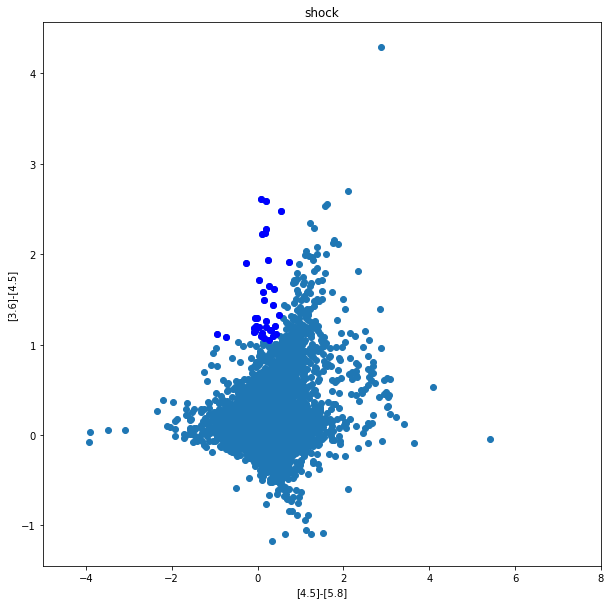

The Python source for this figure:
# -*- coding: utf-8 -*-
"""
Created on Mon Jun  4 08:00:46 2018

@author: rundo
"""

from astropy.table import Table
import numpy as np
import matplotlib.pyplot as plt
import matplotlib.lines as mlines
import matplotlib.transforms as mtransforms


data = Table.read('asu.fit')
print(data.colnames)
print (len(data))


band4_5 = data['__4_5_']
band5_8 = data['__5_8_']
band3_6 = data['__3_6_']
band8_0 = data['__8_0_']
band24 = data['__24_']
'''
####################
a = band4_5-band8_0
b = band3_6-band5_8
PAH_index_1 = []
for i in range(0,332442):
    if b[i] < 1.5:
        if a[i]>1:
            if b[i]<(1.5/2)*(a[i]-1):
                if band4_5[i] > 11.5:
                    PAH_index_1.append(i)
PAH_1 = data[PAH_index_1]
data.remove_rows(PAH_index_1)  

band4_5 = data['__4_5_']
band5_8 = data['__5_8_']
band3_6 = data['__3_6_']
band8_0 = data['__8_0_']
band24 = data['__24_']
               
c = band5_8-band8_0
d = band4_5-band5_8
PAH_index_2 = []
for i in range(0,len(data)):
    if d[i] < 1.05:
        if c[i]>1:
            if d[i]<(1.05/1.2)*(c[i]-1):
                if band4_5[i] > 11.5:
                    PAH_index_2.append(i)

PAH_2 = data[PAH_index_2]
data.remove_rows(PAH_index_2)

'''
#############


a = band4_5-band5_8
b = band3_6-band4_5

shock_index = []

for i in range(0,len(data)):
    if b[i]>((1.2/0.55)*(a[i]-0.3)+0.8):
        if a[i]<=0.95:
            if b[i]>1.05:
                shock_index.append(i)
 
'''    
a_1 = PAH_1['__4_5_']-PAH_1['__5_8_']
b_1 = PAH_1['__3_6_']-PAH_1['__4_5_']
a_2 = PAH_2['__4_5_']-PAH_2['__5_8_']
b_2 = PAH_2['__3_6_']-PAH_2['__4_5_']           
'''

plt.figure(figsize=(10,10))
plt.scatter(a,b)
plt.scatter(a[shock_index],b[shock_index], color = 'b')
#plt.scatter(a_1,b_1,color = 'g')
#plt.scatter(a_2,b_2, color = 'g')
plt.xlabel('[4.5]-[5.8]')
plt.ylabel('[3.6]-[4.5]')
plt.xlim(-5, 8)
plt.title('shock')
